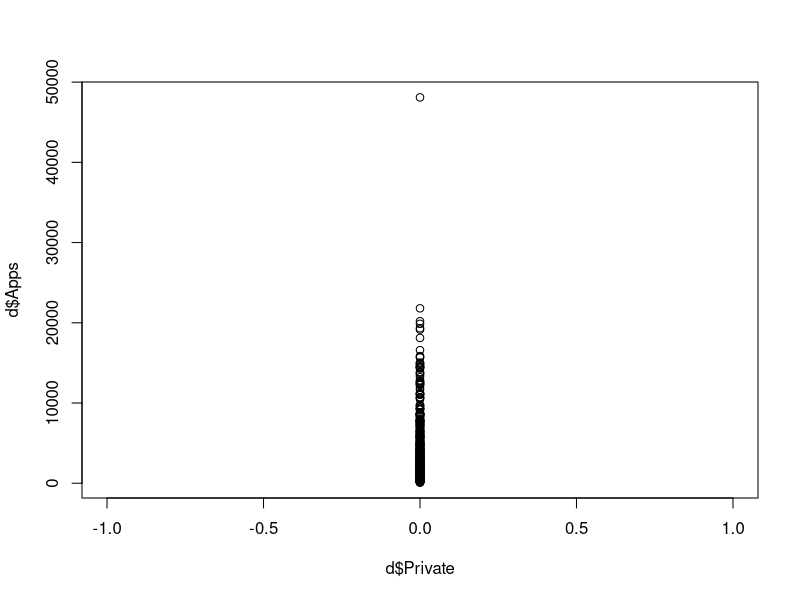

Write R code to recreate this figure.
## ---- chunk 1
library(dplyr)
## ---- chunk 2
d <- read.csv("../../datasets/Colleges.csv")
## ---- chunk 3
d$Private <- ifelse(d$Private == "Yes", 1, 0)
## ---- chunk 4
data <- d %>% dplyr::select('Private','Apps','Accept','Enroll','F.Undergrad')
## ---- chunk 5
cov_matrix <- cov(data)
cov_matrix
## ---- chunk 6
corr_matrix <- cov2cor(cov_matrix)
corr_matrix
## ---- chunk 7
plot(d$Private, d$Apps)
